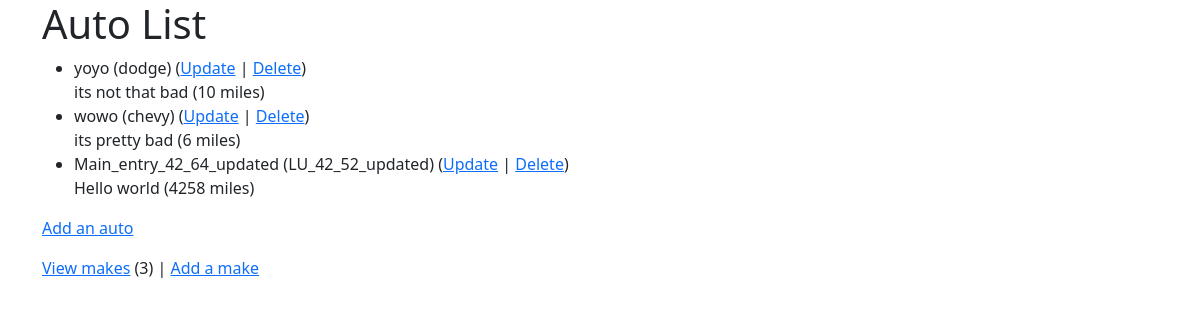
The app's page /autos/ (signed in), older data.
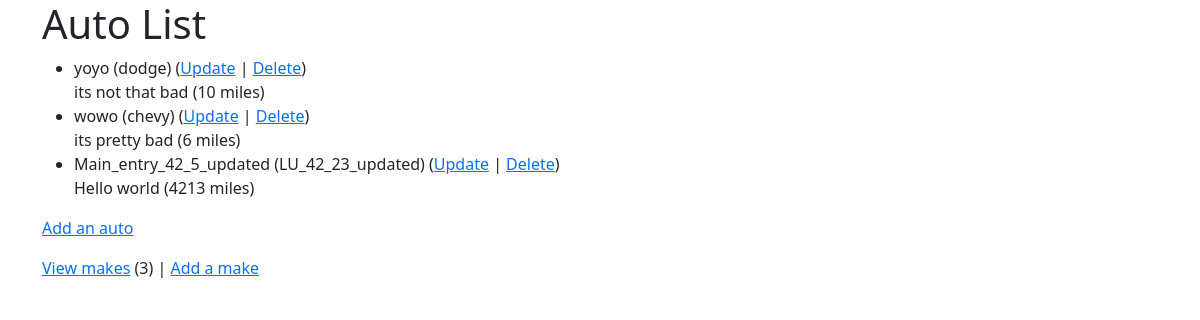
The same page, newer data.
### autos/models.py (models this page shows, shortened)
class Auto(models.Model):
    nickname = models.CharField(
            max_length=200,
            validators=[MinLengthValidator(2, "Nickname must be greater than 1 character")]
    )
    mileage = models.PositiveIntegerField()
    comments = models.CharField(max_length=300)
    make = models.ForeignKey('Make', on_delete=models.CASCADE, null=False)

class Make(models.Model):
    name = models.CharField(
            max_length=200,
            help_text='Enter a make (e.g. Dodge)',
            validators=[MinLengthValidator(2, "Make must be greater than 1 character")]
    )
    def __str__(self):
        return self.name

### autos/views.py (the view)
# urls.py: path('', views.MainView.as_view(), name='all'),
class MainView(LoginRequiredMixin, View):
    def get(self, request):
        mc = Make.objects.count()
        al = Auto.objects.all()
        ctx = {'make_count': mc, 'auto_list': al}
        return render(request, 'autos/auto_list.html', ctx)

### autos/templates/autos/auto_list.html
{% extends "base_bootstrap.html" %}
{% block content %}
  <h1>Auto List</h1>
  {% if auto_list %}
  <ul>
    {% for auto in auto_list %}
      <li>
          {{ auto.nickname }} ({{ auto.make }})
          (<a href="{% url 'autos:auto_update' auto.id %}">Update</a> |
          <a href="{% url 'autos:auto_delete' auto.id %}">Delete</a>) <br/>
          {{ auto.comments }} ({{ auto.mileage }} miles)
      </li>
    {% endfor %}
  </ul>
  {% else %}
    <p>There are no autos in the library.</p>
  {% endif %}
  <p>
    {% if make_count > 0 %}
      <a href="{% url 'autos:auto_create' %}">Add an auto</a>
    {% else %}
      Please add a make before you add an auto.
    {% endif %}
  </p>
  <p>
  <a href="{% url 'autos:make_list' %}">View makes</a> ({{ make_count }}) |
    <a href="{% url 'autos:make_create' %}">Add a make</a>
  </p>
{% endblock %}

Row changes from the older to the newer data that the page shows:
removed Auto: nickname "Main_entry_42_64_updated", make "LU_42_52_updated", comments "Hello world", mileage "4258"
added Auto: nickname "Main_entry_42_5_updated", make "LU_42_23_updated", comments "Hello world", mileage "4213"
